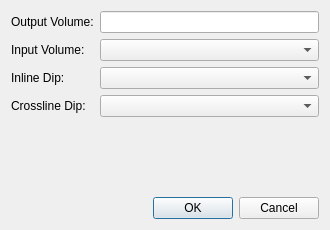
<?xml version="1.0" encoding="UTF-8"?>
<ui version="4.0">
 <class>VolumeSimilarityDialog</class>
 <widget class="QDialog" name="VolumeSimilarityDialog">
  <property name="geometry">
   <rect>
    <x>0</x>
    <y>0</y>
    <width>330</width>
    <height>230</height>
   </rect>
  </property>
  <property name="windowTitle">
   <string>Grid Math</string>
  </property>
  <layout class="QVBoxLayout" name="verticalLayout">
   <item>
    <layout class="QGridLayout" name="gridLayout">
     <item row="0" column="0">
      <widget class="QLabel" name="label_3">
       <property name="text">
        <string>Output Volume:</string>
       </property>
      </widget>
     </item>
     <item row="1" column="0">
      <widget class="QLabel" name="label_5">
       <property name="text">
        <string>Input Volume:</string>
       </property>
      </widget>
     </item>
     <item row="1" column="1">
      <widget class="QComboBox" name="cbInput">
       <property name="minimumSize">
        <size>
         <width>200</width>
         <height>0</height>
        </size>
       </property>
      </widget>
     </item>
     <item row="2" column="0">
      <widget class="QLabel" name="label">
       <property name="text">
        <string>Inline Dip:</string>
       </property>
      </widget>
     </item>
     <item row="3" column="0">
      <widget class="QLabel" name="label_2">
       <property name="text">
        <string>Crossline Dip:</string>
       </property>
      </widget>
     </item>
     <item row="2" column="1">
      <widget class="QComboBox" name="cbILDip"/>
     </item>
     <item row="3" column="1">
      <widget class="QComboBox" name="cbXLDip"/>
     </item>
     <item row="0" column="1">
      <widget class="QLineEdit" name="leOutput"/>
     </item>
    </layout>
   </item>
   <item>
    <spacer name="verticalSpacer">
     <property name="orientation">
      <enum>Qt::Vertical</enum>
     </property>
     <property name="sizeHint" stdset="0">
      <size>
       <width>20</width>
       <height>40</height>
      </size>
     </property>
    </spacer>
   </item>
   <item>
    <widget class="QDialogButtonBox" name="buttonBox">
     <property name="orientation">
      <enum>Qt::Horizontal</enum>
     </property>
     <property name="standardButtons">
      <set>QDialogButtonBox::Cancel|QDialogButtonBox::Ok</set>
     </property>
    </widget>
   </item>
  </layout>
 </widget>
 <tabstops>
  <tabstop>leOutput</tabstop>
  <tabstop>cbInput</tabstop>
  <tabstop>cbILDip</tabstop>
  <tabstop>cbXLDip</tabstop>
 </tabstops>
 <resources/>
 <connections>
  <connection>
   <sender>buttonBox</sender>
   <signal>accepted()</signal>
   <receiver>VolumeSimilarityDialog</receiver>
   <slot>accept()</slot>
   <hints>
    <hint type="sourcelabel">
     <x>248</x>
     <y>254</y>
    </hint>
    <hint type="destinationlabel">
     <x>157</x>
     <y>274</y>
    </hint>
   </hints>
  </connection>
  <connection>
   <sender>buttonBox</sender>
   <signal>rejected()</signal>
   <receiver>VolumeSimilarityDialog</receiver>
   <slot>reject()</slot>
   <hints>
    <hint type="sourcelabel">
     <x>316</x>
     <y>260</y>
    </hint>
    <hint type="destinationlabel">
     <x>286</x>
     <y>274</y>
    </hint>
   </hints>
  </connection>
 </connections>
</ui>
